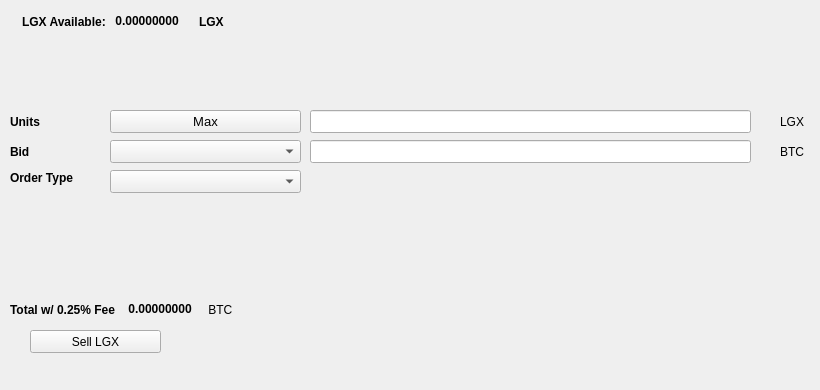
   <widget class="QWidget" name="SellTab">
    <attribute name="title">
     <string>Sell</string>
    </attribute>
    <widget class="QLabel" name="label_16">
     <property name="geometry">
      <rect>
       <x>780</x>
       <y>140</y>
       <width>31</width>
       <height>23</height>
      </rect>
     </property>
     <property name="text">
      <string>BTC</string>
     </property>
    </widget>
    <widget class="QComboBox" name="SellBidcomboBox">
     <property name="geometry">
      <rect>
       <x>110</x>
       <y>140</y>
       <width>191</width>
       <height>23</height>
      </rect>
     </property>
     <property name="font">
      <font>
       <pointsize>10</pointsize>
      </font>
     </property>
    </widget>
    <widget class="QLabel" name="label_18">
     <property name="geometry">
      <rect>
       <x>10</x>
       <y>110</y>
       <width>46</width>
       <height>23</height>
      </rect>
     </property>
     <property name="font">
      <font>
       <weight>75</weight>
       <bold>true</bold>
      </font>
     </property>
     <property name="text">
      <string>Units</string>
     </property>
    </widget>
    <widget class="QPushButton" name="Sell_Max_Amount">
     <property name="geometry">
      <rect>
       <x>110</x>
       <y>110</y>
       <width>191</width>
       <height>23</height>
      </rect>
     </property>
     <property name="font">
      <font>
       <pointsize>10</pointsize>
      </font>
     </property>
     <property name="text">
      <string>Max</string>
     </property>
    </widget>
    <widget class="QLabel" name="label_20">
     <property name="geometry">
      <rect>
       <x>10</x>
       <y>170</y>
       <width>91</width>
       <height>16</height>
      </rect>
     </property>
     <property name="font">
      <font>
       <weight>75</weight>
       <bold>true</bold>
      </font>
     </property>
     <property name="text">
      <string>Order Type</string>
     </property>
    </widget>
    <widget class="QComboBox" name="SellOrdertypeCombo">
     <property name="geometry">
      <rect>
       <x>110</x>
       <y>170</y>
       <width>191</width>
       <height>23</height>
      </rect>
     </property>
     <property name="font">
      <font>
       <pointsize>10</pointsize>
      </font>
     </property>
    </widget>
    <widget class="QLabel" name="label_21">
     <property name="geometry">
      <rect>
       <x>10</x>
       <y>140</y>
       <width>46</width>
       <height>23</height>
      </rect>
     </property>
     <property name="font">
      <font>
       <weight>75</weight>
       <bold>true</bold>
      </font>
     </property>
     <property name="text">
      <string>Bid</string>
     </property>
    </widget>
    <widget class="QLabel" name="label_22">
     <property name="geometry">
      <rect>
       <x>780</x>
       <y>110</y>
       <width>31</width>
       <height>23</height>
      </rect>
     </property>
     <property name="text">
      <string>LGX</string>
     </property>
    </widget>
    <widget class="QLineEdit" name="UnitsInputLGX">
     <property name="geometry">
      <rect>
       <x>310</x>
       <y>110</y>
       <width>441</width>
       <height>23</height>
      </rect>
     </property>
     <property name="font">
      <font>
       <pointsize>9</pointsize>
       <weight>75</weight>
       <bold>true</bold>
      </font>
     </property>
    </widget>
    <widget class="QLineEdit" name="SellBidPriceEdit">
     <property name="geometry">
      <rect>
       <x>310</x>
       <y>140</y>
       <width>441</width>
       <height>23</height>
      </rect>
     </property>
     <property name="font">
      <font>
       <pointsize>9</pointsize>
       <weight>75</weight>
       <bold>true</bold>
      </font>
     </property>
    </widget>
    <widget class="QPushButton" name="SellLGXBTN">
     <property name="geometry">
      <rect>
       <x>30</x>
       <y>330</y>
       <width>131</width>
       <height>23</height>
      </rect>
     </property>
     <property name="text">
      <string>Sell LGX</string>
     </property>
     <property name="icon">
      <iconset resource="../litegenx">
       <normaloff>:/icons/bitcoin</normaloff>:/icons/bitcoin</iconset>
     </property>
    </widget>
    <widget class="QWidget" name="layoutWidget3">
     <property name="geometry">
      <rect>
       <x>22</x>
       <y>12</y>
       <width>258</width>
       <height>19</height>
      </rect>
     </property>
     <layout class="QHBoxLayout" name="horizontalLayout">
      <item>
       <widget class="QLabel" name="label232_2">
        <property name="font">
         <font>
          <weight>75</weight>
          <bold>true</bold>
         </font>
        </property>
        <property name="text">
         <string>LGX Available:</string>
        </property>
       </widget>
      </item>
      <item>
       <widget class="QLabel" name="LGXAvailableLabel">
        <property name="palette">
         <palette>
          <active>
           <colorrole role="WindowText">
            <brush brushstyle="SolidPattern">
             <color alpha="255">
              <red>0</red>
              <green>0</green>
              <blue>0</blue>
             </color>
            </brush>
           </colorrole>
           <colorrole role="Button">
            <brush brushstyle="SolidPattern">
             <color alpha="255">
              <red>0</red>
              <green>170</green>
              <blue>0</blue>
             </color>
            </brush>
           </colorrole>
           <colorrole role="Light">
            <brush brushstyle="SolidPattern">
             <color alpha="255">
              <red>0</red>
              <green>255</green>
              <blue>0</blue>
             </color>
            </brush>
           </colorrole>
           <colorrole role="Midlight">
            <brush brushstyle="SolidPattern">
             <color alpha="255">
              <red>0</red>
              <green>212</green>
              <blue>0</blue>
             </color>
            </brush>
           </colorrole>
           <colorrole role="Dark">
            <brush brushstyle="SolidPattern">
             <color alpha="255">
              <red>0</red>
              <green>85</green>
              <blue>0</blue>
             </color>
            </brush>
           </colorrole>
           <colorrole role="Mid">
            <brush brushstyle="SolidPattern">
             <color alpha="255">
              <red>0</red>
              <green>113</green>
              <blue>0</blue>
             </color>
            </brush>
           </colorrole>
           <colorrole role="Text">
            <brush brushstyle="SolidPattern">
             <color alpha="255">
              <red>0</red>
              <green>170</green>
              <blue>0</blue>
             </color>
            </brush>
           </colorrole>
           <colorrole role="BrightText">
            <brush brushstyle="SolidPattern">
             <color alpha="255">
              <red>255</red>
              <green>255</green>
              <blue>255</blue>
             </color>
            </brush>
           </colorrole>
           <colorrole role="ButtonText">
            <brush brushstyle="SolidPattern">
             <color alpha="255">
              <red>0</red>
              <green>0</green>
              <blue>0</blue>
             </color>
            </brush>
           </colorrole>
           <colorrole role="Base">
            <brush brushstyle="SolidPattern">
             <color alpha="255">
              <red>255</red>
              <green>255</green>
              <blue>255</blue>
             </color>
            </brush>
           </colorrole>
           <colorrole role="Window">
            <brush brushstyle="SolidPattern">
             <color alpha="255">
              <red>0</red>
              <green>170</green>
              <blue>0</blue>
             </color>
            </brush>
           </colorrole>
           <colorrole role="Shadow">
            <brush brushstyle="SolidPattern">
             <color alpha="255">
              <red>0</red>
              <green>0</green>
              <blue>0</blue>
             </color>
            </brush>
           </colorrole>
           <colorrole role="AlternateBase">
            <brush brushstyle="SolidPattern">
             <color alpha="255">
              <red>127</red>
              <green>212</green>
              <blue>127</blue>
             </color>
            </brush>
           </colorrole>
           <colorrole role="ToolTipBase">
            <brush brushstyle="SolidPattern">
             <color alpha="255">
              <red>255</red>
              <green>255</green>
              <blue>220</blue>
             </color>
            </brush>
           </colorrole>
           <colorrole role="ToolTipText">
            <brush brushstyle="SolidPattern">
             <color alpha="255">
              <red>0</red>
              <green>0</green>
              <blue>0</blue>
             </color>
            </brush>
           </colorrole>
          </active>
          <inactive>
           <colorrole role="WindowText">
            <brush brushstyle="SolidPattern">
             <color alpha="255">
              <red>0</red>
              <green>0</green>
              <blue>0</blue>
             </color>
            </brush>
           </colorrole>
           <colorrole role="Button">
            <brush brushstyle="SolidPattern">
             <color alpha="255">
              <red>0</red>
              <green>170</green>
              <blue>0</blue>
             </color>
            </brush>
           </colorrole>
           <colorrole role="Light">
            <brush brushstyle="SolidPattern">
             <color alpha="255">
              <red>0</red>
              <green>255</green>
              <blue>0</blue>
             </color>
            </brush>
           </colorrole>
           <colorrole role="Midlight">
            <brush brushstyle="SolidPattern">
             <color alpha="255">
              <red>0</red>
              <green>212</green>
              <blue>0</blue>
             </color>
            </brush>
           </colorrole>
           <colorrole role="Dark">
            <brush brushstyle="SolidPattern">
             <color alpha="255">
              <red>0</red>
              <green>85</green>
              <blue>0</blue>
             </color>
            </brush>
           </colorrole>
           <colorrole role="Mid">
            <brush brushstyle="SolidPattern">
             <color alpha="255">
              <red>0</red>
              <green>113</green>
              <blue>0</blue>
             </color>
            </brush>
           </colorrole>
           <colorrole role="Text">
            <brush brushstyle="SolidPattern">
             <color alpha="255">
              <red>0</red>
              <green>170</green>
              <blue>0</blue>
             </color>
            </brush>
           </colorrole>
           <colorrole role="BrightText">
            <brush brushstyle="SolidPattern">
             <color alpha="255">
              <red>255</red>
              <green>255</green>
              <blue>255</blue>
             </color>
            </brush>
           </colorrole>
           <colorrole role="ButtonText">
            <brush brushstyle="SolidPattern">
             <color alpha="255">
              <red>0</red>
              <green>0</green>
              <blue>0</blue>
             </color>
            </brush>
           </colorrole>
           <colorrole role="Base">
            <brush brushstyle="SolidPattern">
             <color alpha="255">
              <red>255</red>
              <green>255</green>
              <blue>255</blue>
             </color>
            </brush>
           </colorrole>
           <colorrole role="Window">
            <brush brushstyle="SolidPattern">
             <color alpha="255">
              <red>0</red>
              <green>170</green>
              <blue>0</blue>
             </color>
            </brush>
           </colorrole>
           <colorrole role="Shadow">
            <brush brushstyle="SolidPattern">
             <color alpha="255">
              <red>0</red>
              <green>0</green>
              <blue>0</blue>
             </color>
            </brush>
           </colorrole>
           <colorrole role="AlternateBase">
            <brush brushstyle="SolidPattern">
             <color alpha="255">
              <red>127</red>
              <green>212</green>
              <blue>127</blue>
             </color>
            </brush>
           </colorrole>
           <colorrole role="ToolTipBase">
            <brush brushstyle="SolidPattern">
             <color alpha="255">
              <red>255</red>
              <green>255</green>
              <blue>220</blue>
             </color>
            </brush>
           </colorrole>
           <colorrole role="ToolTipText">
            <brush brushstyle="SolidPattern">
             <color alpha="255">
              <red>0</red>
              <green>0</green>
              <blue>0</blue>
             </color>
            </brush>
           </colorrole>
          </inactive>
          <disabled>
           <colorrole role="WindowText">
            <brush brushstyle="SolidPattern">
             <color alpha="255">
              <red>0</red>
              <green>85</green>
              <blue>0</blue>
             </color>
            </brush>
           </colorrole>
           <colorrole role="Button">
            <brush brushstyle="SolidPattern">
             <color alpha="255">
              <red>0</red>
              <green>170</green>
              <blue>0</blue>
             </color>
            </brush>
           </colorrole>
           <colorrole role="Light">
            <brush brushstyle="SolidPattern">
             <color alpha="255">
              <red>0</red>
              <green>255</green>
              <blue>0</blue>
             </color>
            </brush>
           </colorrole>
           <colorrole role="Midlight">
            <brush brushstyle="SolidPattern">
             <color alpha="255">
              <red>0</red>
              <green>212</green>
              <blue>0</blue>
             </color>
            </brush>
           </colorrole>
           <colorrole role="Dark">
            <brush brushstyle="SolidPattern">
             <color alpha="255">
              <red>0</red>
              <green>85</green>
              <blue>0</blue>
             </color>
            </brush>
           </colorrole>
           <colorrole role="Mid">
            <brush brushstyle="SolidPattern">
             <color alpha="255">
              <red>0</red>
              <green>113</green>
              <blue>0</blue>
             </color>
            </brush>
           </colorrole>
           <colorrole role="Text">
            <brush brushstyle="SolidPattern">
             <color alpha="255">
              <red>0</red>
              <green>85</green>
              <blue>0</blue>
             </color>
            </brush>
           </colorrole>
           <colorrole role="BrightText">
            <brush brushstyle="SolidPattern">
             <color alpha="255">
              <red>255</red>
              <green>255</green>
              <blue>255</blue>
             </color>
            </brush>
           </colorrole>
           <colorrole role="ButtonText">
            <brush brushstyle="SolidPattern">
             <color alpha="255">
              <red>0</red>
              <green>85</green>
              <blue>0</blue>
             </color>
            </brush>
           </colorrole>
           <colorrole role="Base">
            <brush brushstyle="SolidPattern">
             <color alpha="255">
              <red>0</red>
              <green>170</green>
              <blue>0</blue>
             </color>
            </brush>
           </colorrole>
           <colorrole role="Window">
            <brush brushstyle="SolidPattern">
             <color alpha="255">
              <red>0</red>
              <green>170</green>
              <blue>0</blue>
             </color>
            </brush>
           </colorrole>
           <colorrole role="Shadow">
            <brush brushstyle="SolidPattern">
             <color alpha="255">
              <red>0</red>
              <green>0</green>
              <blue>0</blue>
             </color>
            </brush>
           </colorrole>
           <colorrole role="AlternateBase">
            <brush brushstyle="SolidPattern">
             <color alpha="255">
              <red>0</red>
              <green>170</green>
              <blue>0</blue>
             </color>
            </brush>
           </colorrole>
           <colorrole role="ToolTipBase">
            <brush brushstyle="SolidPattern">
             <color alpha="255">
              <red>255</red>
              <green>255</green>
              <blue>220</blue>
             </color>
            </brush>
           </colorrole>
           <colorrole role="ToolTipText">
            <brush brushstyle="SolidPattern">
             <color alpha="255">
              <red>0</red>
              <green>0</green>
              <blue>0</blue>
             </color>
            </brush>
           </colorrole>
          </disabled>
         </palette>
        </property>
        <property name="font">
         <font>
          <weight>75</weight>
          <bold>true</bold>
         </font>
        </property>
        <property name="text">
         <string> 0.00000000 </string>
        </property>
        <property name="textInteractionFlags">
         <set>Qt::LinksAccessibleByMouse|Qt::TextSelectableByKeyboard|Qt::TextSelectableByMouse</set>
        </property>
       </widget>
      </item>
      <item>
       <widget class="QLabel" name="labelLGX">
        <property name="font">
         <font>
          <weight>75</weight>
          <bold>true</bold>
         </font>
        </property>
        <property name="text">
         <string>LGX</string>
        </property>
       </widget>
      </item>
     </layout>
    </widget>
    <widget class="QWidget" name="layoutWidget">
     <property name="geometry">
      <rect>
       <x>10</x>
       <y>300</y>
       <width>268</width>
       <height>19</height>
      </rect>
     </property>
     <layout class="QHBoxLayout" name="horizontalLayout_2">
      <item>
       <widget class="QLabel" name="label_19">
        <property name="font">
         <font>
          <weight>75</weight>
          <bold>true</bold>
         </font>
        </property>
        <property name="text">
         <string>Total w/ 0.25% Fee </string>
        </property>
       </widget>
      </item>
      <item>
       <widget class="QLabel" name="SellCostLabel">
        <property name="palette">
         <palette>
          <active>
           <colorrole role="WindowText">
            <brush brushstyle="SolidPattern">
             <color alpha="255">
              <red>0</red>
              <green>0</green>
              <blue>0</blue>
             </color>
            </brush>
           </colorrole>
           <colorrole role="Button">
            <brush brushstyle="SolidPattern">
             <color alpha="255">
              <red>0</red>
              <green>170</green>
              <blue>0</blue>
             </color>
            </brush>
           </colorrole>
           <colorrole role="Light">
            <brush brushstyle="SolidPattern">
             <color alpha="255">
              <red>0</red>
              <green>255</green>
              <blue>0</blue>
             </color>
            </brush>
           </colorrole>
           <colorrole role="Midlight">
            <brush brushstyle="SolidPattern">
             <color alpha="255">
              <red>0</red>
              <green>212</green>
              <blue>0</blue>
             </color>
            </brush>
           </colorrole>
           <colorrole role="Dark">
            <brush brushstyle="SolidPattern">
             <color alpha="255">
              <red>0</red>
              <green>85</green>
              <blue>0</blue>
             </color>
            </brush>
           </colorrole>
           <colorrole role="Mid">
            <brush brushstyle="SolidPattern">
             <color alpha="255">
              <red>0</red>
              <green>113</green>
              <blue>0</blue>
             </color>
            </brush>
           </colorrole>
           <colorrole role="Text">
            <brush brushstyle="SolidPattern">
             <color alpha="255">
              <red>0</red>
              <green>170</green>
              <blue>0</blue>
             </color>
            </brush>
           </colorrole>
           <colorrole role="BrightText">
            <brush brushstyle="SolidPattern">
             <color alpha="255">
              <red>255</red>
              <green>255</green>
              <blue>255</blue>
             </color>
            </brush>
           </colorrole>
           <colorrole role="ButtonText">
            <brush brushstyle="SolidPattern">
             <color alpha="255">
              <red>0</red>
              <green>0</green>
              <blue>0</blue>
             </color>
            </brush>
           </colorrole>
           <colorrole role="Base">
            <brush brushstyle="SolidPattern">
             <color alpha="255">
              <red>255</red>
              <green>255</green>
              <blue>255</blue>
             </color>
            </brush>
           </colorrole>
           <colorrole role="Window">
            <brush brushstyle="SolidPattern">
             <color alpha="255">
              <red>0</red>
              <green>170</green>
              <blue>0</blue>
             </color>
            </brush>
           </colorrole>
           <colorrole role="Shadow">
            <brush brushstyle="SolidPattern">
             <color alpha="255">
              <red>0</red>
              <green>0</green>
              <blue>0</blue>
             </color>
            </brush>
           </colorrole>
           <colorrole role="AlternateBase">
            <brush brushstyle="SolidPattern">
             <color alpha="255">
              <red>127</red>
              <green>212</green>
              <blue>127</blue>
             </color>
            </brush>
           </colorrole>
           <colorrole role="ToolTipBase">
            <brush brushstyle="SolidPattern">
             <color alpha="255">
              <red>255</red>
              <green>255</green>
              <blue>220</blue>
             </color>
            </brush>
           </colorrole>
           <colorrole role="ToolTipText">
            <brush brushstyle="SolidPattern">
             <color alpha="255">
              <red>0</red>
              <green>0</green>
              <blue>0</blue>
             </color>
            </brush>
           </colorrole>
          </active>
          <inactive>
           <colorrole role="WindowText">
            <brush brushstyle="SolidPattern">
             <color alpha="255">
              <red>0</red>
              <green>0</green>
              <blue>0</blue>
             </color>
            </brush>
           </colorrole>
           <colorrole role="Button">
            <brush brushstyle="SolidPattern">
             <color alpha="255">
              <red>0</red>
              <green>170</green>
              <blue>0</blue>
             </color>
            </brush>
           </colorrole>
           <colorrole role="Light">
            <brush brushstyle="SolidPattern">
             <color alpha="255">
              <red>0</red>
              <green>255</green>
              <blue>0</blue>
             </color>
            </brush>
           </colorrole>
           <colorrole role="Midlight">
            <brush brushstyle="SolidPattern">
             <color alpha="255">
              <red>0</red>
              <green>212</green>
              <blue>0</blue>
             </color>
            </brush>
           </colorrole>
           <colorrole role="Dark">
            <brush brushstyle="SolidPattern">
             <color alpha="255">
              <red>0</red>
              <green>85</green>
              <blue>0</blue>
             </color>
            </brush>
           </colorrole>
           <colorrole role="Mid">
            <brush brushstyle="SolidPattern">
             <color alpha="255">
              <red>0</red>
              <green>113</green>
              <blue>0</blue>
             </color>
            </brush>
           </colorrole>
           <colorrole role="Text">
            <brush brushstyle="SolidPattern">
             <color alpha="255">
              <red>0</red>
              <green>170</green>
              <blue>0</blue>
             </color>
            </brush>
           </colorrole>
           <colorrole role="BrightText">
            <brush brushstyle="SolidPattern">
             <color alpha="255">
              <red>255</red>
              <green>255</green>
              <blue>255</blue>
             </color>
            </brush>
           </colorrole>
           <colorrole role="ButtonText">
            <brush brushstyle="SolidPattern">
             <color alpha="255">
              <red>0</red>
              <green>0</green>
              <blue>0</blue>
             </color>
            </brush>
           </colorrole>
           <colorrole role="Base">
            <brush brushstyle="SolidPattern">
             <color alpha="255">
              <red>255</red>
              <green>255</green>
              <blue>255</blue>
             </color>
            </brush>
           </colorrole>
           <colorrole role="Window">
            <brush brushstyle="SolidPattern">
             <color alpha="255">
              <red>0</red>
              <green>170</green>
              <blue>0</blue>
             </color>
            </brush>
           </colorrole>
           <colorrole role="Shadow">
            <brush brushstyle="SolidPattern">
             <color alpha="255">
              <red>0</red>
              <green>0</green>
              <blue>0</blue>
             </color>
            </brush>
           </colorrole>
           <colorrole role="AlternateBase">
            <brush brushstyle="SolidPattern">
             <color alpha="255">
              <red>127</red>
              <green>212</green>
              <blue>127</blue>
             </color>
            </brush>
           </colorrole>
           <colorrole role="ToolTipBase">
            <brush brushstyle="SolidPattern">
             <color alpha="255">
              <red>255</red>
              <green>255</green>
              <blue>220</blue>
             </color>
            </brush>
           </colorrole>
           <colorrole role="ToolTipText">
            <brush brushstyle="SolidPattern">
             <color alpha="255">
              <red>0</red>
              <green>0</green>
              <blue>0</blue>
             </color>
            </brush>
           </colorrole>
          </inactive>
          <disabled>
           <colorrole role="WindowText">
            <brush brushstyle="SolidPattern">
             <color alpha="255">
              <red>0</red>
              <green>85</green>
              <blue>0</blue>
             </color>
            </brush>
           </colorrole>
           <colorrole role="Button">
            <brush brushstyle="SolidPattern">
             <color alpha="255">
              <red>0</red>
              <green>170</green>
              <blue>0</blue>
             </color>
            </brush>
           </colorrole>
           <colorrole role="Light">
            <brush brushstyle="SolidPattern">
             <color alpha="255">
              <red>0</red>
              <green>255</green>
              <blue>0</blue>
             </color>
            </brush>
           </colorrole>
           <colorrole role="Midlight">
            <brush brushstyle="SolidPattern">
             <color alpha="255">
              <red>0</red>
              <green>212</green>
              <blue>0</blue>
             </color>
            </brush>
           </colorrole>
           <colorrole role="Dark">
            <brush brushstyle="SolidPattern">
             <color alpha="255">
              <red>0</red>
              <green>85</green>
              <blue>0</blue>
             </color>
            </brush>
           </colorrole>
           <colorrole role="Mid">
            <brush brushstyle="SolidPattern">
             <color alpha="255">
              <red>0</red>
              <green>113</green>
              <blue>0</blue>
             </color>
            </brush>
           </colorrole>
           <colorrole role="Text">
            <brush brushstyle="SolidPattern">
             <color alpha="255">
              <red>0</red>
              <green>85</green>
              <blue>0</blue>
             </color>
            </brush>
           </colorrole>
           <colorrole role="BrightText">
            <brush brushstyle="SolidPattern">
             <color alpha="255">
              <red>255</red>
              <green>255</green>
              <blue>255</blue>
             </color>
            </brush>
           </colorrole>
           <colorrole role="ButtonText">
            <brush brushstyle="SolidPattern">
             <color alpha="255">
              <red>0</red>
              <green>85</green>
              <blue>0</blue>
             </color>
            </brush>
           </colorrole>
           <colorrole role="Base">
            <brush brushstyle="SolidPattern">
             <color alpha="255">
              <red>0</red>
              <green>170</green>
              <blue>0</blue>
             </color>
            </brush>
           </colorrole>
           <colorrole role="Window">
            <brush brushstyle="SolidPattern">
             <color alpha="255">
              <red>0</red>
              <green>170</green>
              <blue>0</blue>
             </color>
            </brush>
           </colorrole>
           <colorrole role="Shadow">
            <brush brushstyle="SolidPattern">
             <color alpha="255">
              <red>0</red>
              <green>0</green>
              <blue>0</blue>
             </color>
            </brush>
           </colorrole>
           <colorrole role="AlternateBase">
            <brush brushstyle="SolidPattern">
             <color alpha="255">
              <red>0</red>
              <green>170</green>
              <blue>0</blue>
             </color>
            </brush>
           </colorrole>
           <colorrole role="ToolTipBase">
            <brush brushstyle="SolidPattern">
             <color alpha="255">
              <red>255</red>
              <green>255</green>
              <blue>220</blue>
             </color>
            </brush>
           </colorrole>
           <colorrole role="ToolTipText">
            <brush brushstyle="SolidPattern">
             <color alpha="255">
              <red>0</red>
              <green>0</green>
              <blue>0</blue>
             </color>
            </brush>
           </colorrole>
          </disabled>
         </palette>
        </property>
        <property name="font">
         <font>
          <weight>75</weight>
          <bold>true</bold>
         </font>
        </property>
        <property name="autoFillBackground">
         <bool>false</bool>
        </property>
        <property name="text">
         <string> 0.00000000</string>
        </property>
        <property name="textInteractionFlags">
         <set>Qt::LinksAccessibleByMouse|Qt::TextSelectableByMouse</set>
        </property>
       </widget>
      </item>
      <item>
       <widget class="QLabel" name="label_17">
        <property name="font">
         <font>
          <weight>50</weight>
          <bold>false</bold>
         </font>
        </property>
        <property name="text">
         <string> BTC</string>
        </property>
       </widget>
      </item>
     </layout>
    </widget>
    <widget class="QLabel" name="label_23">
     <property name="geometry">
      <rect>
       <x>460</x>
       <y>300</y>
       <width>281</width>
       <height>81</height>
      </rect>
     </property>
     <property name="text">
      <string/>
     </property>
     <property name="pixmap">
      <pixmap>:/images/bittrex</pixmap>
     </property>
    </widget>
   </widget>
